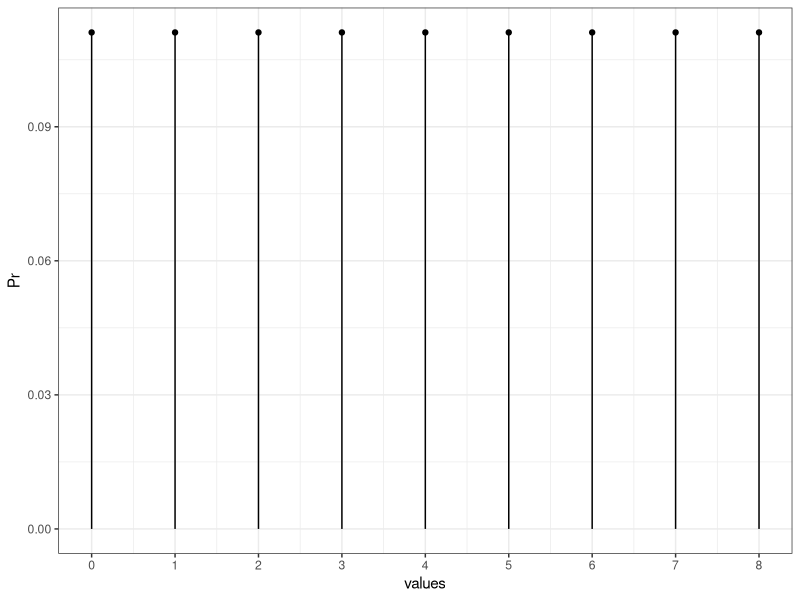
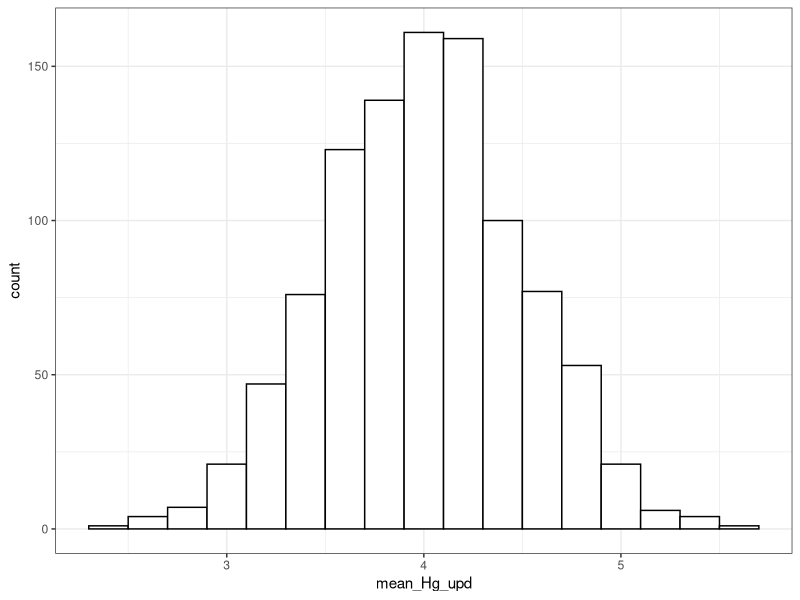

These figures' R source, in order:
## ---- chunk 1
knitr::opts_chunk$set(echo = TRUE)

library(tidyverse)

## ---- chunk 2

values <- 0:8 # Значения, которые может принимать прирост (случайная величина)
max_val <- max(values) # Максимальное значение случайной величины
Pr <- 1/length(values)  # Распределение в генеральной совокупности

df <- data.frame(values, Pr)

ggplot(df, aes(x=values, y=Pr)) +
  geom_point() + 
  geom_segment( aes(x=values, xend=values, y=0, yend=Pr)) +
  scale_x_continuous(breaks = values) +
  theme_bw()
#  дискретное равномерное распределение


## ---- chunk 3

true_mean <- sum(values*Pr) # Истинное среднее (математическое ожидание)

print(true_mean)

variance <- sum((values-true_mean)^2*Pr) # Дисперсия

print(variance)

standard_deviation <- sqrt(variance)

print(standard_deviation)

## ---- chunk 4

n_patients <- 80 # Количество добровольцев

my_group_Hg_upd <- round(runif(n_patients, 0, max_val), 1) # Результаты добровольцев

print(my_group_Hg_upd)

sample_mean <- mean(my_group_Hg_upd)

print(sample_mean)

## ---- chunk 5

n_patients <- 20 # Количество добровольцев

n_repeats <- 1000 # Количество повторений эксперимента

df_all_repeats <- data.frame(
  n_exp = rep(1:n_repeats, each = n_patients),
  ID =  rep(1:n_patients, n_repeats),
  Hg_upd = round(runif(n_repeats*n_patients, 0, max_val), 1)
)

## ---- chunk 6

df_sample_mean <- df_all_repeats %>% 
  group_by(n_exp) %>% 
  dplyr::summarise(mean_Hg_upd = mean(Hg_upd)) %>% 
  ungroup()

ggplot(df_sample_mean, aes(x = mean_Hg_upd)) +
  geom_histogram(color = 'black', fill = 'white', binwidth = 0.2) +
  theme_bw()

## ---- chunk 7
values
true_mean <- sum(values*Pr)
true_mean
variance <- sum((df_sample_mean$mean_Hg_upd-true_mean)^2)/nrow(df_sample_mean)
variance
SD <- sqrt(variance)
SD # в четыре раза увеличили выборку, в корень из четырех уменьшилась ошибка


